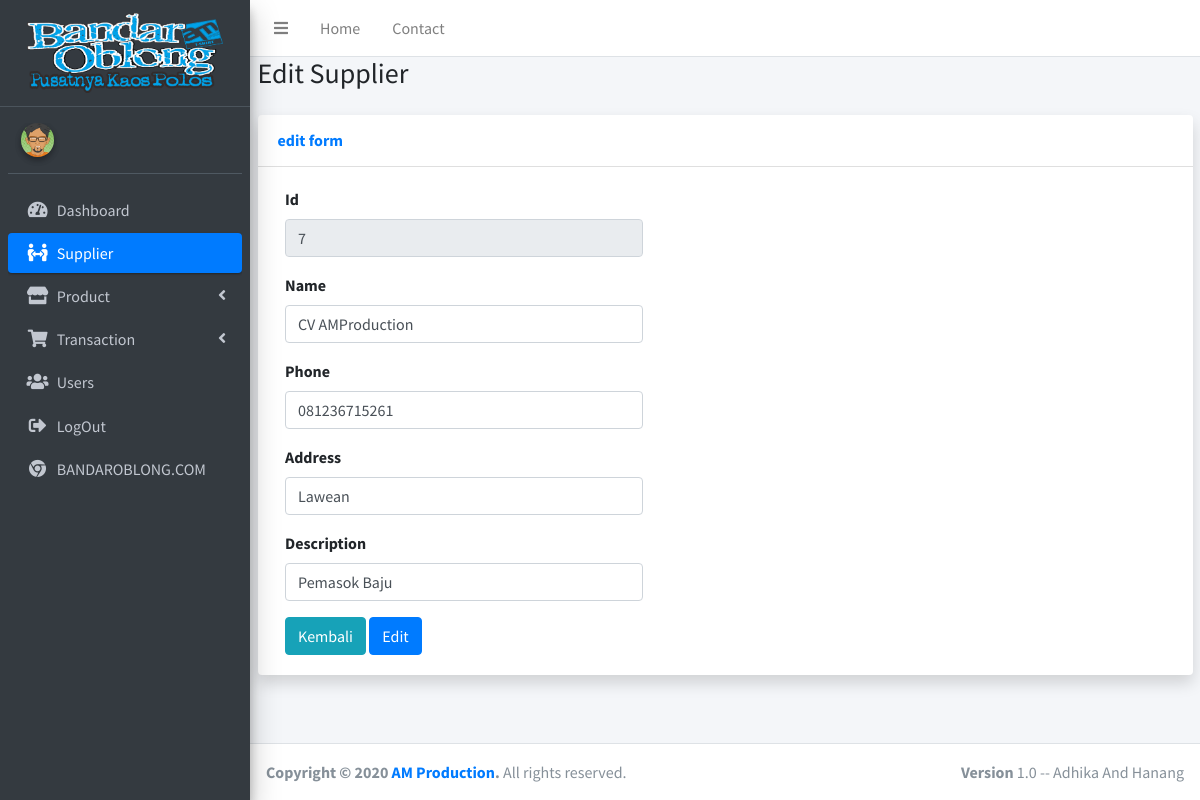
The page /supplier/edit/7 on the database its author committed.
### tables this page shows
CREATE TABLE IF NOT EXISTS `supplier` (
  `id_supplier` int(11) NOT NULL AUTO_INCREMENT,
  `name` varchar(128) NOT NULL,
  `phone` varchar(14) NOT NULL,
  `address` varchar(128) NOT NULL,
  `description` varchar(128) NOT NULL,
  `created` datetime NOT NULL DEFAULT CURRENT_TIMESTAMP,
  `updated` datetime DEFAULT NULL,
  PRIMARY KEY (`id_supplier`)
);

### application/libraries/Template.php (called while the page is built)
<?php
class Template
{
    var $template_data = array();
    function set($name, $value)
    {
        $this->template_data[$name] = $value;
    }
    function load($template = '', $view = '', $view_data = array(), $return = false)
    {
        $this->CI = &get_instance();
        $this->set('contents', $this->CI->load->view($view, $view_data, true));
        return $this->CI->load->view($template, $this->template_data, $return);
    }
}

### application/controllers/Supplier.php (called while the page is built, shortened)
<?php
class Supplier extends CI_Controller
{
    function edit($id)
    {
        $data['edit_supplier'] = $this->supplier_m->getId($id);
        $this->form_validation->set_rules('name', 'Name', 'required');
        if ($this->form_validation->run() == false) {
            $this->template->load('templates/index', 'supplier/editSupplier', $data);
        } else {
            $this->supplier_m->editSupplier($id);
            $this->session->set_flashdata('message', '<div class="alert alert-success" role="alert">
                    Edit Succes</div>');
            redirect('supplier/index');
        }
    }
}

### index.php (called while the page is built, shortened)
<?php
require_once BASEPATH.'core/CodeIgniter.php';

### application/models/supplier_m.php (called while the page is built, shortened)
<?php
class supplier_m extends CI_Model
{
    function getId($id)
    {
        return $this->db->get_where('supplier', ['id_supplier' => $id])->row_array();
    }
}

### application/views/supplier/editSupplier.php (the view, shortened to what this page needs)
<div class="container-fluid">
    <div class="d-sm-flex align-items-center justify-content-between mb-4">
        <h1 class="h3 mb-0 text-gray-800">Edit Supplier</h1>
    </div>
    <div class="row">
        <div class="col-lg">
            <div class="card shadow mb-4">
                <div class="card-header py-3 d-flex flex-row align-items-center justify-content-between">
                    <h6 class="m-0 font-weight-bold text-primary">edit form</h6>
                </div>
                <div class="card-body">
                    <form class="col-md-5" method="post">
                        <div class="form-group">
                            <label for="exampleInputEmail1">Id</label>
                            <input type="text" class="form-control" id="id_supplier" value="<?= $edit_supplier['id_supplier']; ?>" readonly>
                        </div>
                        <div class="form-group">
                            <label for="exampleInputEmail1">Name</label>
                            <input type="text" class="form-control" id="name" value="<?= $edit_supplier['name']; ?>" name="name" required>
                        </div>
                        <div class="form-group">
                            <label for="exampleInputEmail1">Phone</label>
                            <input type="text" class="form-control" id="phone" value="<?= $edit_supplier['phone']; ?>" name="phone" required>
                        </div>
                        <div class="form-group">
                            <label for="exampleInputEmail1">Address</label>
                            <input type="text" class="form-control" id="address" value="<?= $edit_supplier['address']; ?>" name="address" required>
                        </div>
                        <div class="form-group">
                            <label for="exampleInputEmail1">Description</label>
                            <input type="text" class="form-control" id="description" value="<?= $edit_supplier['description']; ?>" name="description" required>
                        </div>
                        <a href="<?= base_url('supplier'); ?>" class="btn btn-info">Kembali</a>
                        <button type="submit" name="edit" class="btn btn-primary">Edit</button>
                    </form>
                </div>
            </div>
        </div>
    </div>
</div>
</div>

### rows shown on the page
supplier: id_supplier "7", name "CV AMProduction", phone "081236715261", address "Lawean", description "Pemasok Baju"
